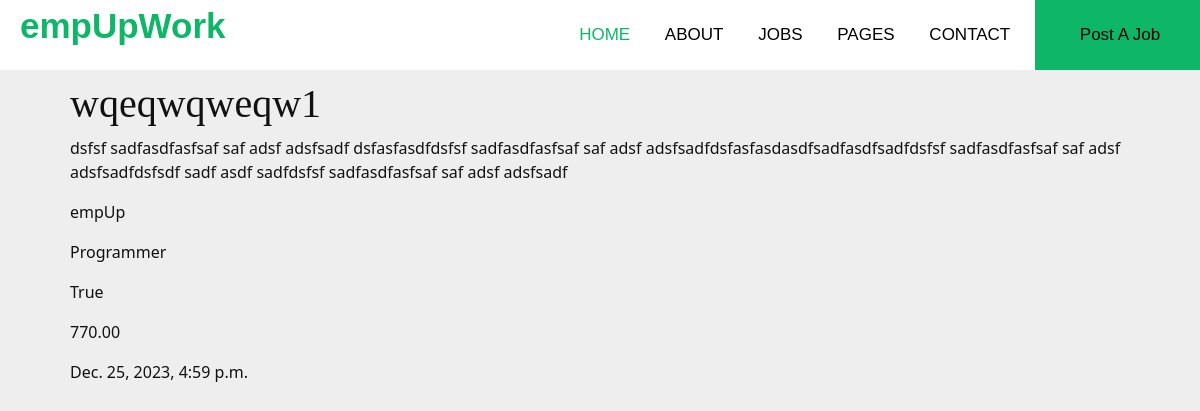
The app's page /books/book_details/7 (signed in), older data.
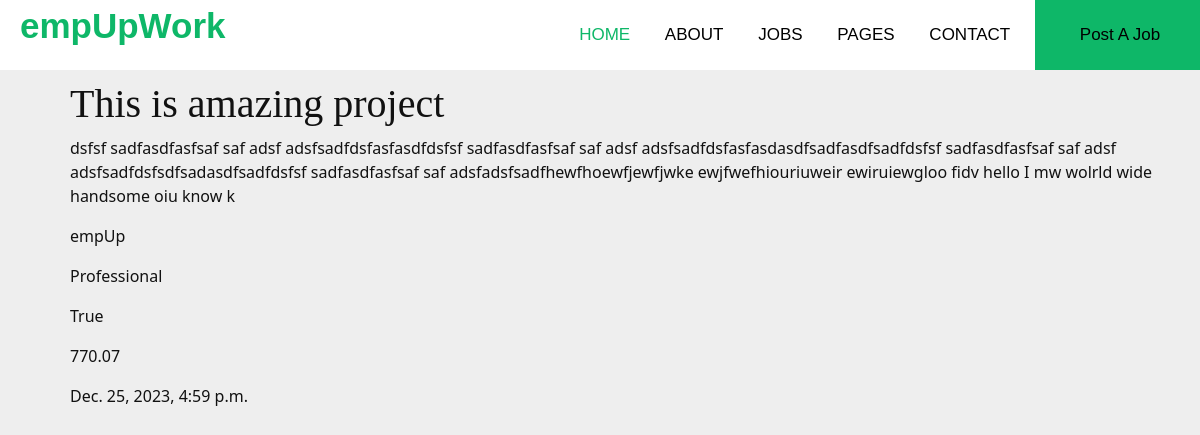
The same page, newer data.
### books/models.py (models this page shows, shortened)
class Books(models.Model):
    title: str = models.CharField(max_length=100)
    description: str = models.TextField(max_length=500)
    author: User = models.ForeignKey(User, on_delete=models.SET_NULL,
                                     null=True, blank=True)
    genre: str = models.CharField(max_length=25)
    is_available: bool = models.BooleanField(default=True)
    price: float = models.DecimalField(max_digits=5, decimal_places=2)
    created: datetime = models.DateTimeField(auto_now_add=True)
    image = models.ImageField(
        default='books/book_default_img.png', upload_to="books")
    objects = models.Manager()  # default
    c_objects = BooksManager()  # custom manager

### books/views.py (the view)
# urls.py: path("book_details/<int:pk>", BookDetailsView.as_view(), name="book_details"),
class BookDetailsView(DetailView):
    modal = Books
    template_name = 'book_details.html'
    def get_queryset(self):
        return Books.objects.filter(id=self.kwargs['pk'])

### books/templates/book_details.html (shortened to what this page needs)
{% extends 'base.html' %}
{% load django_bootstrap5 %}
{% load static %}
{% block content %}
    <h1>{{ object.title }}</h1>
    <p>{{ object.description }}</p>
    <p>{{ object.author }}</p>
    <p>{{ object.genre }}</p>
    <p>{{ object.is_available }}</p>
    <p>{{ object.price }}</p>
    <p>{{ object.created }}</p>
{% endblock %}

Row changes from the older to the newer data that the page shows:
changed Books "True": title "wqeqwqweqw1" → "This is amazing project"; description "dsfsf sadfasdfasfsaf saf adsf adsfsadf dsfasfasdfdsfsf sadfasdfasfsaf saf adsf adsfsadfdsfasfasdasdfsadfasdfsadfdsfsf sadfasdfasfsaf saf adsf adsfsadfdsfsdf sadf asdf sadfdsfsf sadfasdfasfsaf saf adsf adsfsadf" → "dsfsf sadfasdfasfsaf saf adsf adsfsadfdsfasfasdfdsfsf sadfasdfasfsaf saf adsf adsfsadfdsfasfasdasdfsadfasdfsadfdsfsf sadfasdfasfsaf saf adsf adsfsadfdsfsdfsadasdfsadfdsfsf sadfasdfasfsaf saf adsfadsfsadfhewfhoewfjewfjwke ewjfwefhiouriuweir ewiruiewgloo fidv hello I mw wolrld wide handsome oiu know k"; genre "Programmer" → "Professional"; price "770.00" → "770.07"
